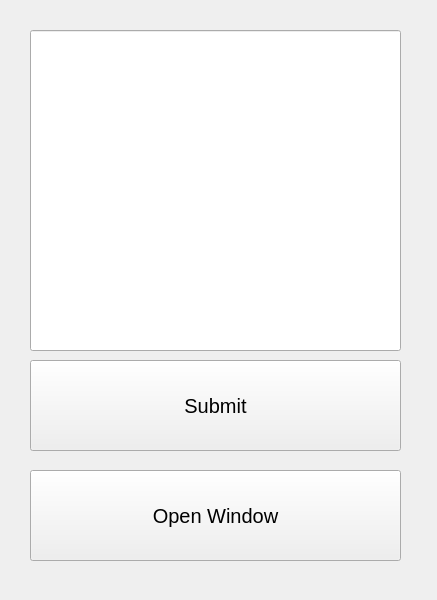
<?xml version="1.0" encoding="UTF-8"?>
<ui version="4.0">
 <class>MainWindow</class>
 <widget class="QMainWindow" name="MainWindow">
  <property name="geometry">
   <rect>
    <x>0</x>
    <y>0</y>
    <width>437</width>
    <height>600</height>
   </rect>
  </property>
  <property name="windowTitle">
   <string>MainWindow</string>
  </property>
  <widget class="QWidget" name="centralwidget">
   <widget class="QLineEdit" name="lineEdit">
    <property name="geometry">
     <rect>
      <x>30</x>
      <y>30</y>
      <width>371</width>
      <height>321</height>
     </rect>
    </property>
   </widget>
   <widget class="QPushButton" name="pushButton">
    <property name="geometry">
     <rect>
      <x>30</x>
      <y>360</y>
      <width>371</width>
      <height>91</height>
     </rect>
    </property>
    <property name="font">
     <font>
      <pointsize>15</pointsize>
     </font>
    </property>
    <property name="text">
     <string>Submit</string>
    </property>
   </widget>
   <widget class="QPushButton" name="pushButton_2">
    <property name="geometry">
     <rect>
      <x>30</x>
      <y>470</y>
      <width>371</width>
      <height>91</height>
     </rect>
    </property>
    <property name="font">
     <font>
      <pointsize>15</pointsize>
     </font>
    </property>
    <property name="text">
     <string>Open Window</string>
    </property>
   </widget>
  </widget>
  <widget class="QMenuBar" name="menubar">
   <property name="geometry">
    <rect>
     <x>0</x>
     <y>0</y>
     <width>437</width>
     <height>21</height>
    </rect>
   </property>
  </widget>
 </widget>
 <resources/>
 <connections/>
</ui>
